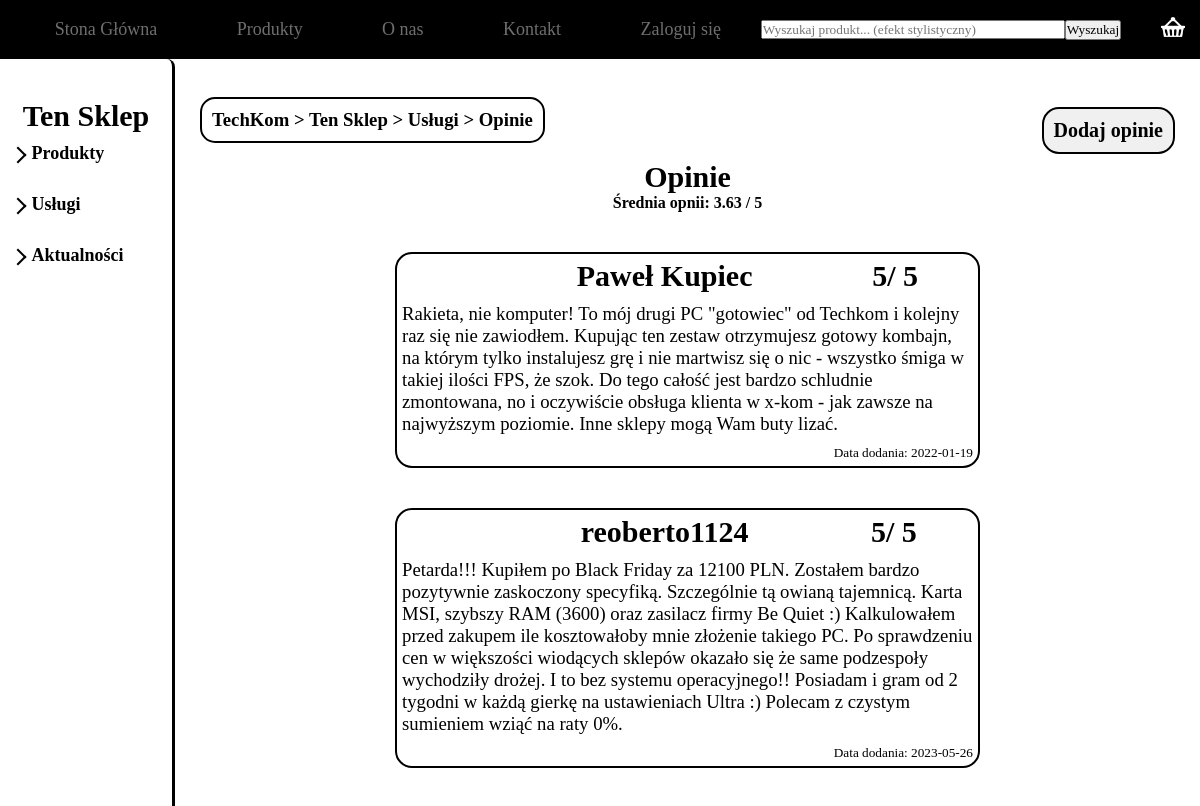
The page /opinion.php (upper part) on the database as committed earlier.
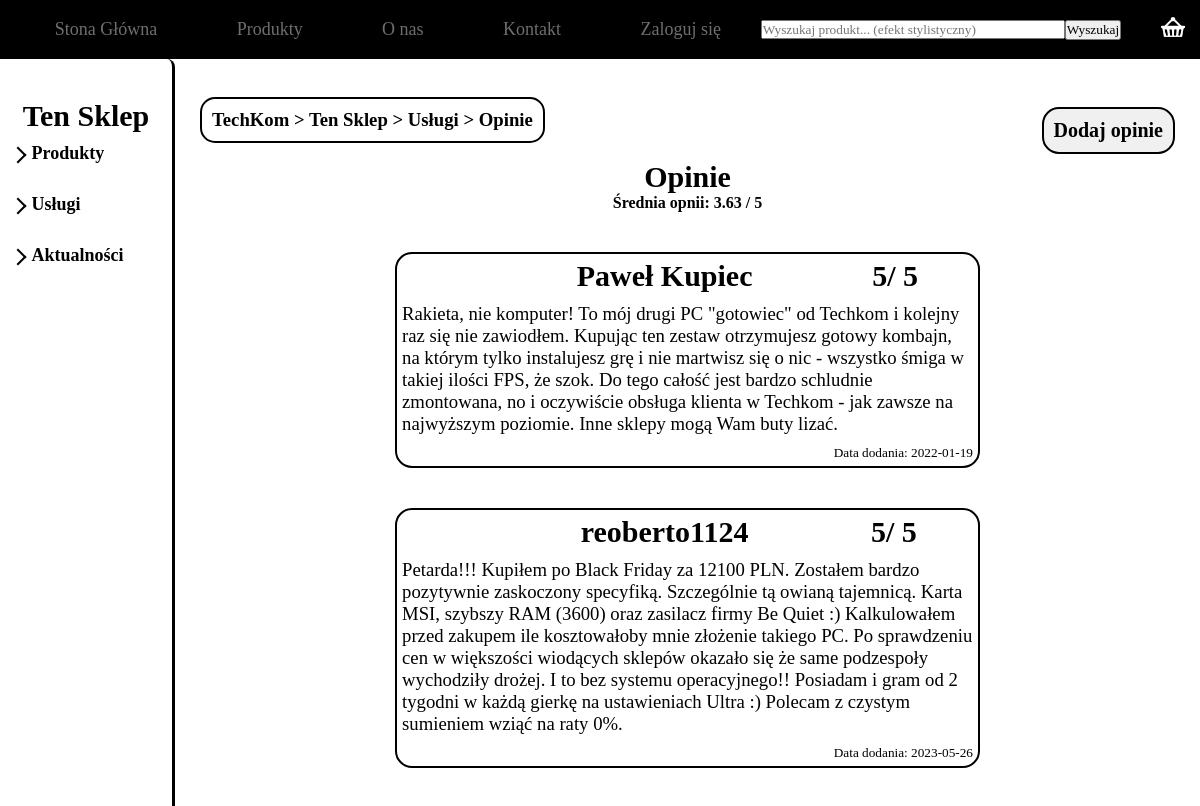
The same page on the database as committed later.
### tables this page shows
CREATE TABLE `rewiews` (
  `id` int(11) NOT NULL,
  `username` varchar(50) NOT NULL,
  `date` date NOT NULL,
  `review` text NOT NULL,
  `rating` float DEFAULT NULL
);

### opinion.php (the view, shortened to what this page needs)
<?php
    require_once "function.php";
?>
<!DOCTYPE html>
<html lang="pl">
<head>
    <link rel="stylesheet" href="style/style.css">
    <link rel="stylesheet" href="style/opinion.css">
</head>
<body>
<header>
        <ul>
            <li>
                <a href="index.php">Stona Główna</a>
            </li>
            <li>
                <a href="products.php">Produkty</a>
            </li>
            <li>
                <a href="about.php">O nas</a>
            </li>
            <li>
                <a href="contact.php">Kontakt</a>
            </li>
            <li>
                <?php
                if(isset($_SESSION["user"])&&$_SESSION["user"]!=""){
                    echo '<a href="operation.php?operation=logout"> Wyloguj się</a>';
                }
                else{
                    echo '<a href="login.php">Zaloguj się</a>';
                }
                ?>
            </li>
            <li>
                <form method="POST" action="index.php">
                    <input type="text" name="search" class="searcher" placeholder="Wyszukaj produkt... (efekt stylistyczny)">
                    <input type="submit" value="Wyszukaj">
                </form>
            </li>
            <li>
                <a href="cart.php">
                    <img src="img/basket.png">
                </a>
            </li>
        </ul>
    </header>
    <main>
    <div class="left">
            <h2 class="shop disable-selection">Ten Sklep</h2>
            <ul class="lista" >
                <li class="disable-selection liststylenone" onclick="list('products')"> Produkty</li>
                <ul class="lista">
                </ul>
            </ul>
            <ul class="lista">
                <li class="disable-selection liststylenone" onclick="list('usluga')"> Usługi</li>
                <ul class="lista">
                </ul>
            </ul>
            <ul class="lista">
                <li class="disable-selection liststylenone" onclick="list('actual')"> Aktualności</li>
                <ul class="lista">
                </ul>
            </ul>
        </div>
        <div class="right">
            <div class="right-top">
                <h3 class="disable-selection">
                    TechKom > Ten Sklep > Usługi > Opinie
                </h3>
                <?php
                if(empty($_GET["opinion"])){
                    echo '<a href="opinion.php?opinion=add">Dodaj opinie</a>';
                }
                ?>
            </div>
            <div class="right-bottom
            <?php
                if(isset($_GET["opinion"])){
                    echo 'disable';
                }
            ?>
            ">
                <h2>
                    Opinie
                </h2>
                <h4>Średnia opnii:
                    <?php
                    $sql="SELECT ROUND(Avg(rating), 2) as avg from rewiews";
                    $result=$conn->query($sql);
                    $row=$result->fetch_assoc();
                    echo $row["avg"];
                    ?>
                / 5</h4>
                <?php
                    $sql = " SELECT * FROM rewiews";
                    if($result = $conn->query($sql)){
                        while($row=$result->fetch_assoc())
                        {
                            echo '<div class="opinion"> <div class="topop"><h2></h2><h2>'. $row['username']. '</h2><h2>';
                            echo $row["rating"]. '/ 5</h2></div> <h3>';
                            echo  $row['review']. '</h3> <h5> Data dodania: '. $row['date']. ' </h5> </div>';
                        }
                    }
                    else{
                        echo "Nie znaleziono żadnych opinii";
                    }
                ?>
            </div>
        </div>
    </main>
</body>
</html>

### style/style.css (style rules this page uses)
* { margin: 0; padding: 0; font-family: Cambria, Cochin, Georgia, Times, 'Times New Roman', serif; }
body { background: #ffffff; width: 100%; }
.disable-selection { -webkit-touch-callout: none; -webkit-user-select: none; -khtml-user-select: none; -moz-user-select: none; -ms-user-select: none; user-select: none; }
header { width: 100%; border-bottom-left-radius: 15px; border-bottom-right-radius: 15px; }
ul { display: flex; justify-content: space-between; list-style: none; }
header a { text-decoration: none; color: rgba(255, 255, 255, 0.4); font-size: large; }
.searcher { width: 300px; height: 15px; }
header form { display: flex; align-items: center; }
header ul li { padding: 0; display: flex; align-items: center; }
header ul { padding: 15px; background: #000000; }
header ul li img { width: 24px; }
main { display: flex; justify-content: space-between; min-height: 646px; }
.left { width: 15%; border-radius: 8px ; border-right: black 3px solid; align-items: center; display: flex; flex-direction: column; padding-top: 40px; padding-bottom: 40px; }
.lista { display: flex; flex-direction: column; min-width: 109px; padding-top: 10px; }
.liststylenone { cursor: pointer; font-size: large; font-weight: bolder; }
.left h2 { min-width: 120px; font-size: 30px; }
ul li { position: relative; padding-bottom: 10px; }
ul { list-style: none; }
ul li a { text-decoration: none; color: rgb(110, 110, 110); }
.left ul li:before { content: ''; position: absolute; border-right:2px solid black; border-bottom:2px solid black; width:10px; height:10px; top: calc(50% - 4px); left: -20px; transform: translateY(-50%) rotate(-45deg); }
.right { width: 85%; display: flex; flex-direction: column; align-items: center; padding-top: 36px; padding-bottom: 36px; padding-left: 25px; padding-right: 25px; }
.right-top { height: 50px; width: 100%; display: flex; align-items: center; justify-content: space-between; }
.right-top h3 { padding: 10px; border: black 2px solid; border-radius: 15px; color: black; }
.right-bottom h2 { font-size: 30px; text-align: center; padding-top: 15px; }
.right-bottom { width: 100%; display: flex; justify-content: space-between; flex-direction: column; }

### style/opinion.css (style rules this page uses)
.right-bottom { width: 60%; }
.opinion { color: #000000; margin-top: 40px; border-radius: 17px; border: black solid 2px; }
.opinion h2, .opinion h3, .opinion h5 { padding: 5px; }
.opinion h3 { font-weight: normal; }
.opinion h5 { text-align: end; font-weight: lighter; }
.right-top a { padding: 10px; font-size: 20px; margin-top: 20px; font-weight: bold; border-radius: 17px; border: 2px black solid; text-decoration: none; color: black; background: #F0F0F0; }
.topop { display: flex; justify-content: space-around; }
h4 { text-align: center; }

Rows that differ between the two databases and show on the page:
changed rewiews "Paweł Kupiec": review "…oczywiście obsługa klienta w x-kom - jak zawsze na…" → "…oczywiście obsługa klienta w Techkom - jak zawsze na…"
